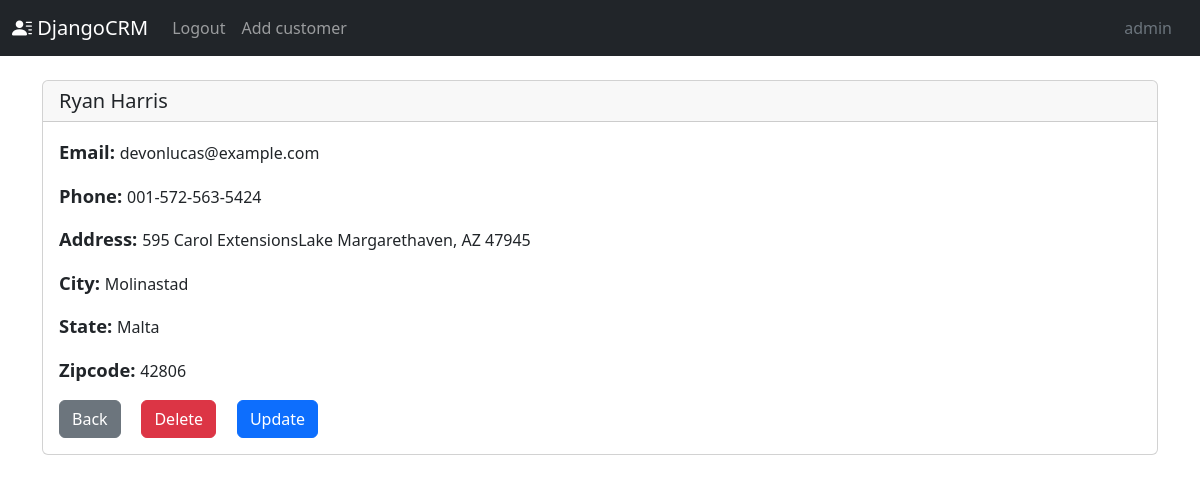
The page /customer/128/ (signed in) on the database its author committed.
### customers/models.py (models this page shows, shortened)
class Customer(models.Model):
    created_at = models.DateTimeField(auto_now_add=True)
    first_name = models.CharField(max_length=50)
    last_name = models.CharField(max_length=50)
    email = models.EmailField(max_length=50)
    phone = models.CharField(max_length=25)
    address = models.CharField(max_length=100)
    city = models.CharField(max_length=50)
    state = models.CharField(max_length=50)
    zipcode = models.CharField(max_length=15)
    is_active = models.BooleanField(default=True)
    objects = models.Manager()
    active = CustomerManager()

### customers/views.py (the view)
# urls.py: path('customer/<int:pk>/', views.customer, name='customer'),
@login_required
def customer(request, pk):
    customer = Customer.active.get(pk=pk)
    return render(request, 'customers/customer.html', {'customer': customer})

### customers/models.py (called while the page is built)
    def get_queryset(self):
        return super().get_queryset().filter(is_active=True)

### customers/templates/customers/customer.html (shortened to what this page needs)
{% extends 'base.html' %}
{% block content %}
	<div class="card">
		<h5 class="card-header">{{ customer.first_name }} {{ customer.last_name }}</h5>
		<div class="card-body">
			<p class="card-text"><strong style="font-size: 115%;">Email: </strong>{{ customer.email }}</p>
			<p class="card-text"><strong style="font-size: 115%;">Phone: </strong>{{ customer.phone }}</p>
			<p class="card-text"><strong style="font-size: 115%;">Address: </strong>{{ customer.address }}</p>
			<p class="card-text"><strong style="font-size: 115%;">City: </strong>{{ customer.city }}</p>
			<p class="card-text"><strong style="font-size: 115%;">State: </strong>{{ customer.state }}</p>
			<p class="card-text"><strong style="font-size: 115%;">Zipcode: </strong>{{ customer.zipcode }}</p>
			<a href="{% url 'home' %}" class="btn btn-secondary">Back</a>&nbsp;&nbsp;&nbsp;&nbsp;
			<a href="{% url 'delete_customer' customer.id %}" class="btn btn-danger">Delete</a>&nbsp;&nbsp;&nbsp;&nbsp;
			<a href="{% url 'update_customer' customer.id %}" class="btn btn-primary">Update</a>&nbsp;&nbsp;&nbsp;&nbsp;
		</div>
	</div>
{% endblock %}

### customers/templates/customers/navbar.html (shortened to what this page needs)
 <nav class="navbar navbar-expand navbar-dark bg-dark" aria-label="Second navbar example">
    <div class="container-fluid">
      <a class="navbar-brand" href="{% url 'home' %}"><i class="bi bi-person-lines-fill"></i> DjangoCRM</a>
      <div class="collapse navbar-collapse" id="navbarsExample02">
        <ul class="navbar-nav me-auto">
          {% if user.is_authenticated %}
          <li class="nav-item">
            <a class="nav-link" href="{% url 'logout' %}">Logout</a>
          </li>
          <li class="nav-item">
            <a class="nav-link" href="{% url 'add_customer' %}">Add customer</a>
          </li>
          {% endif %}
        </ul>
        <ul class="nav justify-content-end" >
          <li class="nav-item">
            <a class="nav-link text-secondary disabled" href="#">{{ request.user.username }}</a>
          </li>
        </ul>
      </div>
    </div>
  </nav>

### rows shown on the page
Customer: first_name "Ryan", last_name "Harris", email "devonlucas@example.com", phone "001-572-563-5424", address "595 Carol ExtensionsLake Margarethaven, AZ 47945", city "Molinastad", state "Malta", zipcode "42806"

### other values the page prints
{{ request.user.username }} "admin"
